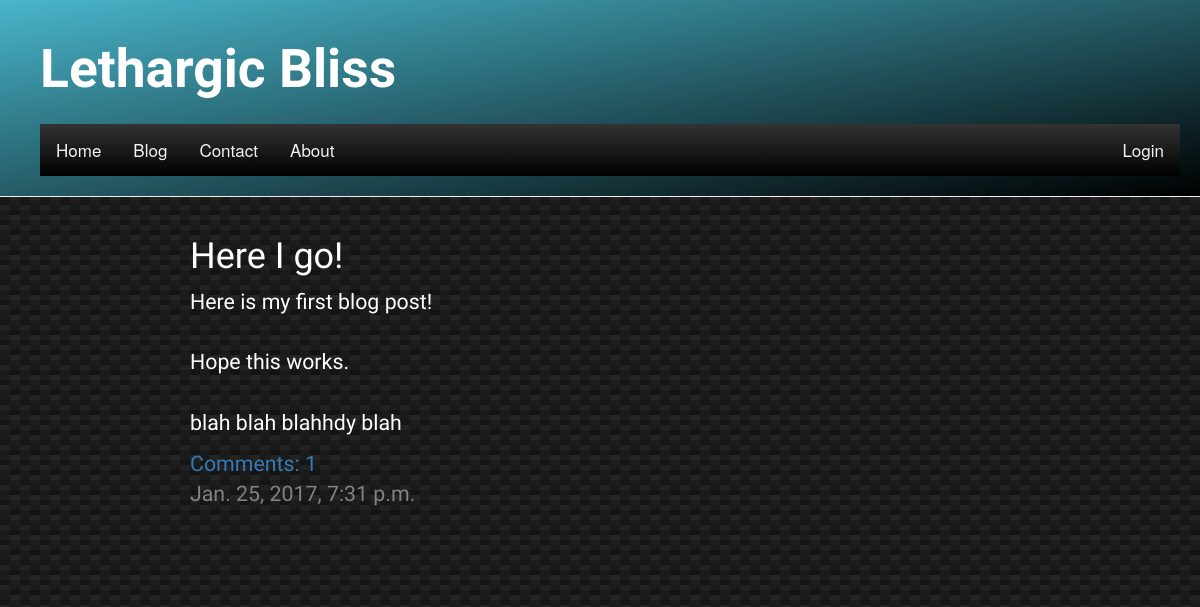
Page /postlist/ on the earlier database version.
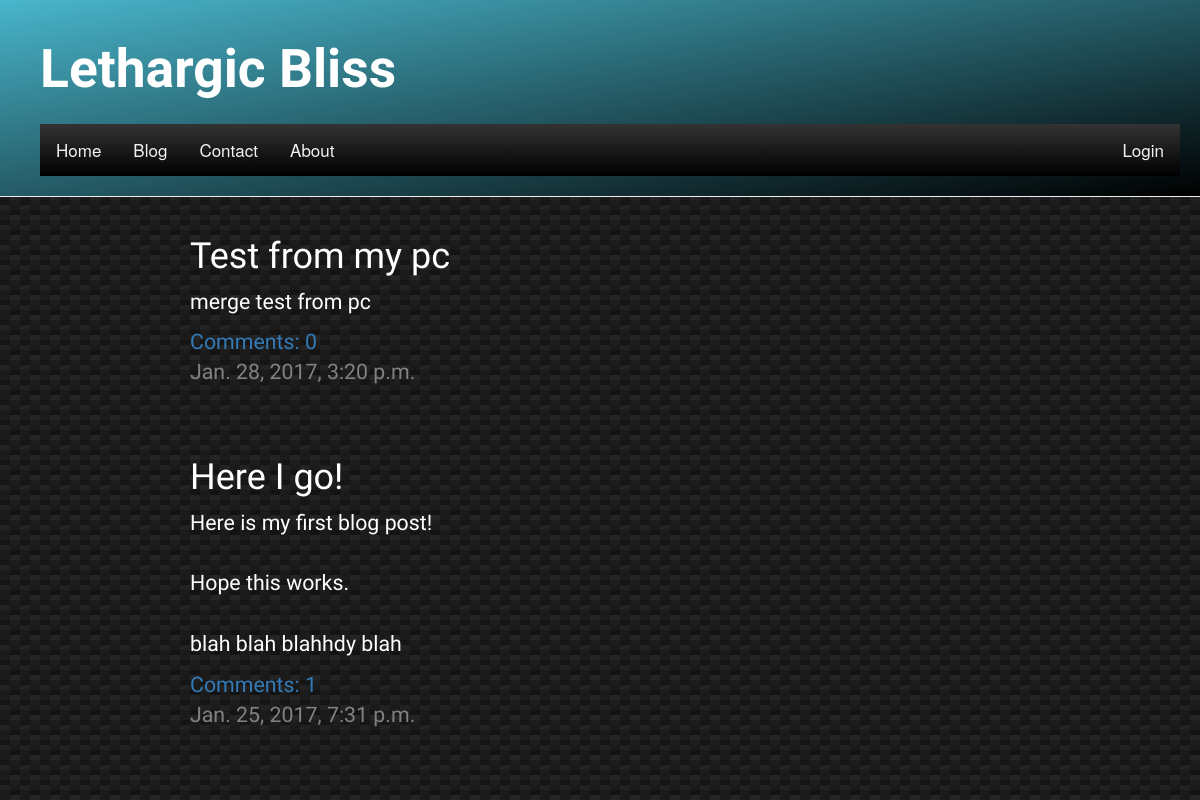
Same page on the later database version.
### blog/models.py (models this page shows, shortened)
class Post(models.Model):
    author = models.ForeignKey('auth.User')
    title = models.CharField(max_length=200)
    text = models.TextField()
    created_date = models.DateTimeField(
            default=timezone.now)
    published_date = models.DateTimeField(
            blank=True, null=True)

### blog/views.py (the view)
# urls.py: url(r'^postlist/$', views.post_list, name='post_list'),
def post_list(request):
    posts = Post.objects.filter(published_date__lte=timezone.now()).order_by('-published_date')
    return render(request, 'blog/post_list.html', {'posts':posts})

### blog/templates/blog/post_list.html
{% extends 'blog/base.html' %}
{% block content %}
    {% for post in posts %}
        <div class="post">
            <h1><a href="{% url 'post_detail' pk=post.pk %}">{{ post.title }}</a></h1
            <p>{{ post.text|truncatechars:1250|linebreaksbr }}</p>
	    <a href="{% url 'post_detail' pk=post.pk %}">Comments: {{ post.comments.count }}</a>
	    <div class="date">
                {{ post.published_date }}
            </div>
        </div>
    {% endfor %}
{% endblock %}

Differences in the rows shown:
added Post: title "Test from my pc", text "merge test from pc", comments.count "0", published_date "Jan. 28, 2017, 3:20 p.m."
